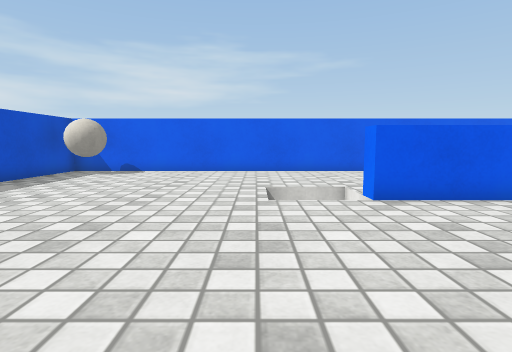
view 1 (above)

22 first-person views from a walk through a Unity game level. The camera is 0.55 m above the floor, tilts 6° down and sees 80° across. The floor is counted in squares, 0.5 m on a side. Each view is taken from the middle of a square. On the plan, view 1 faces up. The plan holds only what a view shows up to about 12 squares ahead; the rest is blank. Surface patterns are stand-ins for the level's own textures.

view 2
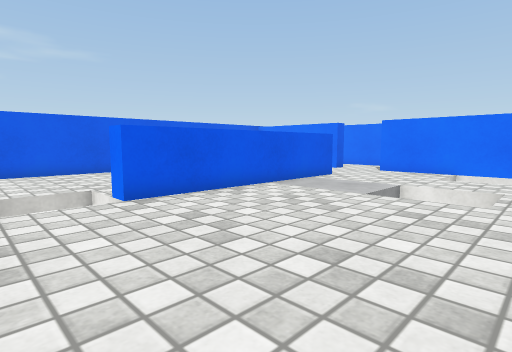

view 3
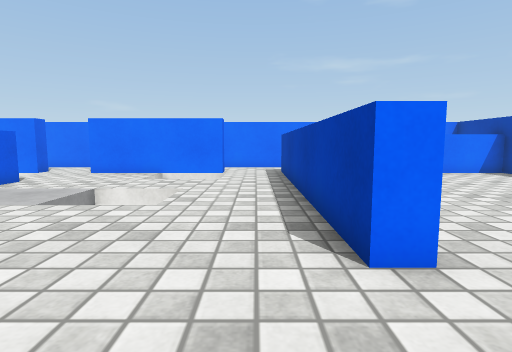

view 4
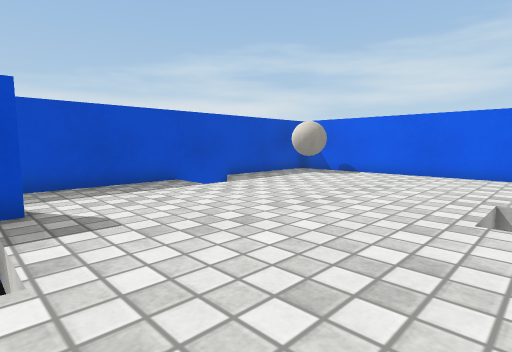

view 5
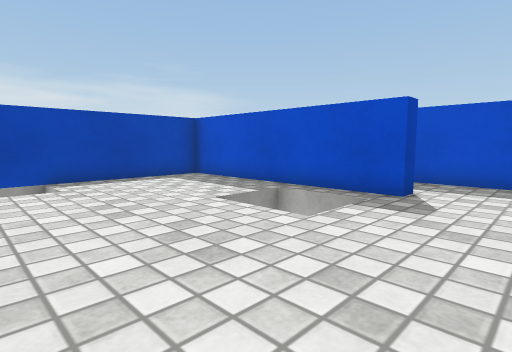

view 6
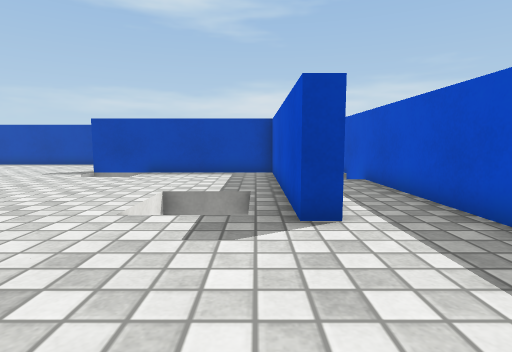

view 7
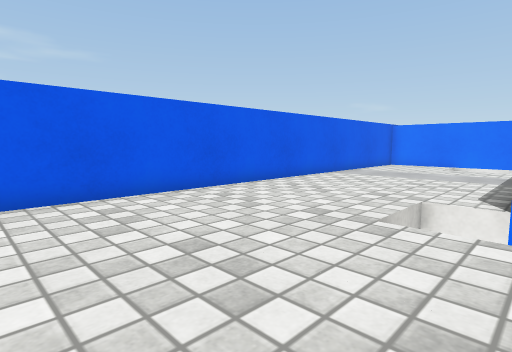

view 8
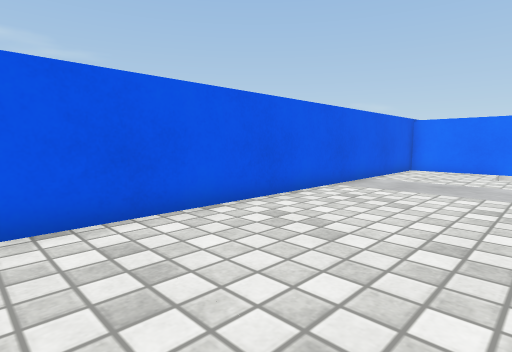

view 9
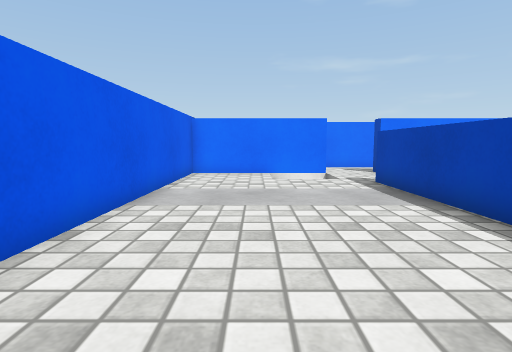

view 10
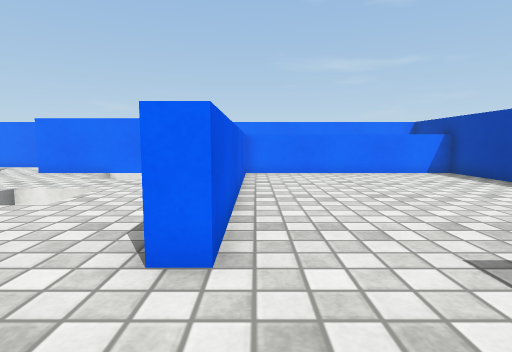

view 11
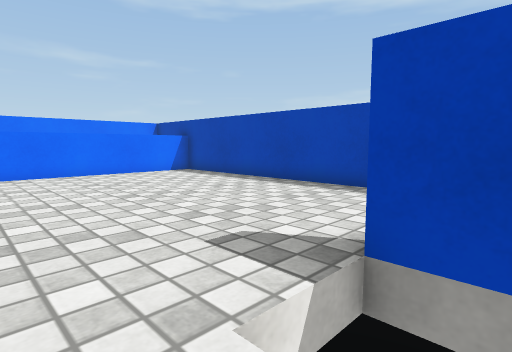

view 12
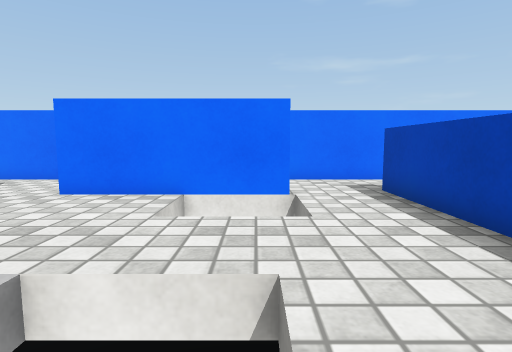

view 13
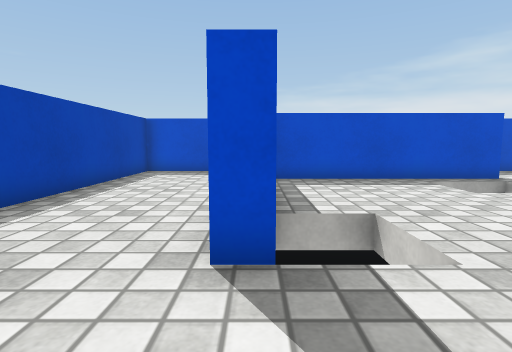

view 14
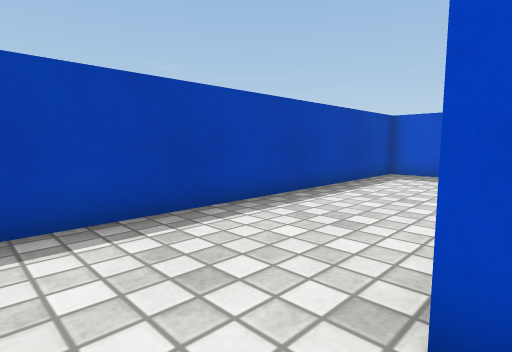

view 15
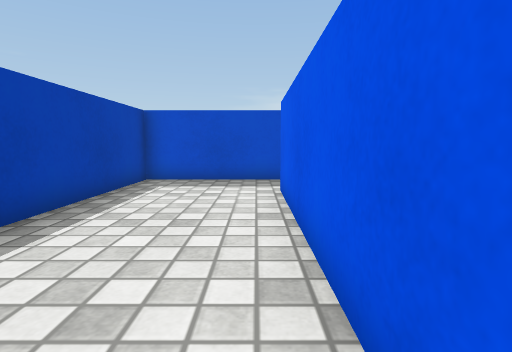

view 16
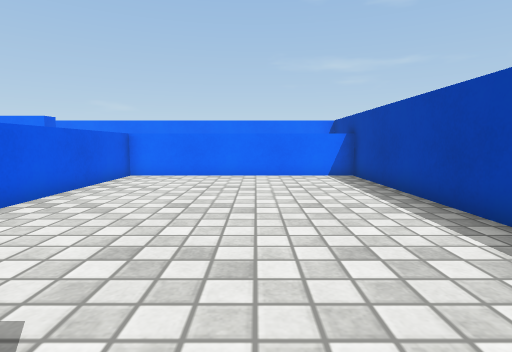

view 17
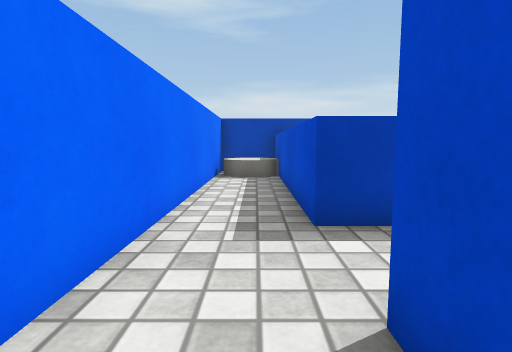

view 18
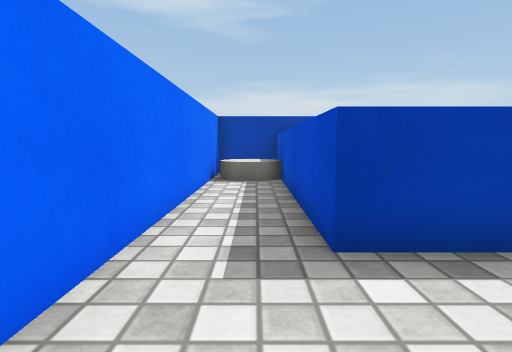

view 19
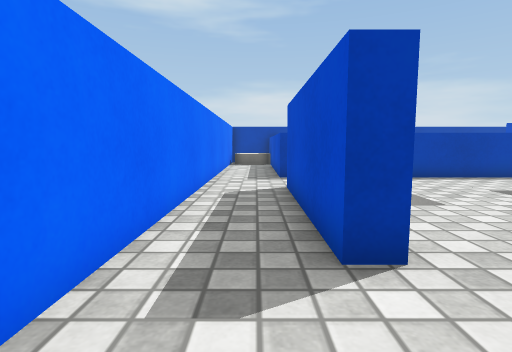

view 20
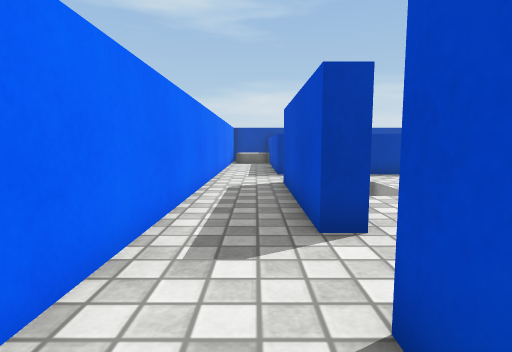

view 21
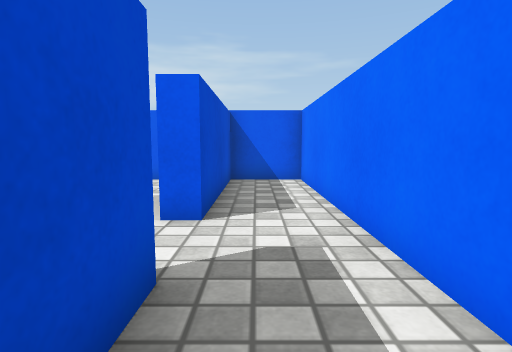

view 22
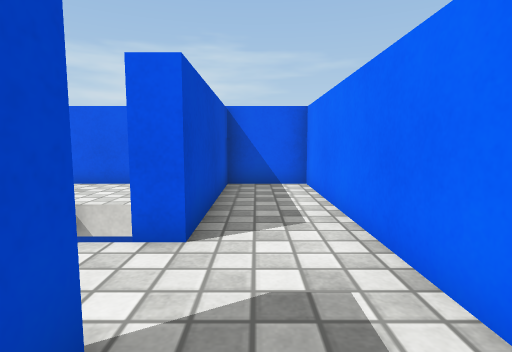

### Floor plan
Key: @ floor where view 1 was taken; # wall or solid block; . floor; ^ raised ledge; v drop or lower ground; B ball; C cylinder.
Columns run from 8 left of view 1 to 16 right of it. Each row starts with its distance up from view 1.
 13    ######################
 12  #B..................#..#
 11  BB..................#..#
 10 #....................#..#
  9 #..................  #..#
  8 #vv......vv........  #..#
  7 # v.....v v.............#
  6 #vv......vv^^^^^^^^.....#
  5 #....................#..#
  4 #....................#..#
  3 #..............vv....#..#
  2 #..............  ..v #..#
  1 #..#vvv........vv..v #..#
  0 #..#v v.@..........vv...#
 -1 #..#vvv.................#
 -2 #..#........##########..#
 -3 #. #.................#..#
 -4 #  #.....vv..........#..#
 -5 #v #....v v..........#..#
 -6 #..########..........#..#
 -7 #....................#..#
 -8 #....................#CC
 -9 #....................#CC
-10 #....................#C#
-11 ########################

Where each view was taken, in squares from view 1:
view 1: 0 up, 0 right, facing up
view 2: 0 up, 0 right, facing up-right
view 3: 1 down, 1 right, facing right
view 4: 1 up, 1 right, facing up-left
view 5: 4 up, 2 right, facing down-left
view 6: 6 up, 4 left, facing down
view 7: 6 up, 4 left, facing up-right
view 8: 8 up, 1 left, facing up-right
view 9: 10 up, 1 right, facing right
view 10: 3 down, 1 right, facing right
view 11: 3 down, 1 right, facing down-right
view 12: 1 up, 6 right, facing right
view 13: 6 down, 5 right, facing left
view 14: 6 down, 4 right, facing down-left
view 15: 7 down, 2 right, facing left
view 16: 7 down, 2 right, facing right
view 17: 2 up, 14 right, facing down
view 18: 1 up, 14 right, facing down
view 19: 8 up, 14 right, facing down
view 20: 9 up, 14 right, facing down
view 21: 3 up, 14 right, facing up
view 22: 4 up, 14 right, facing up
